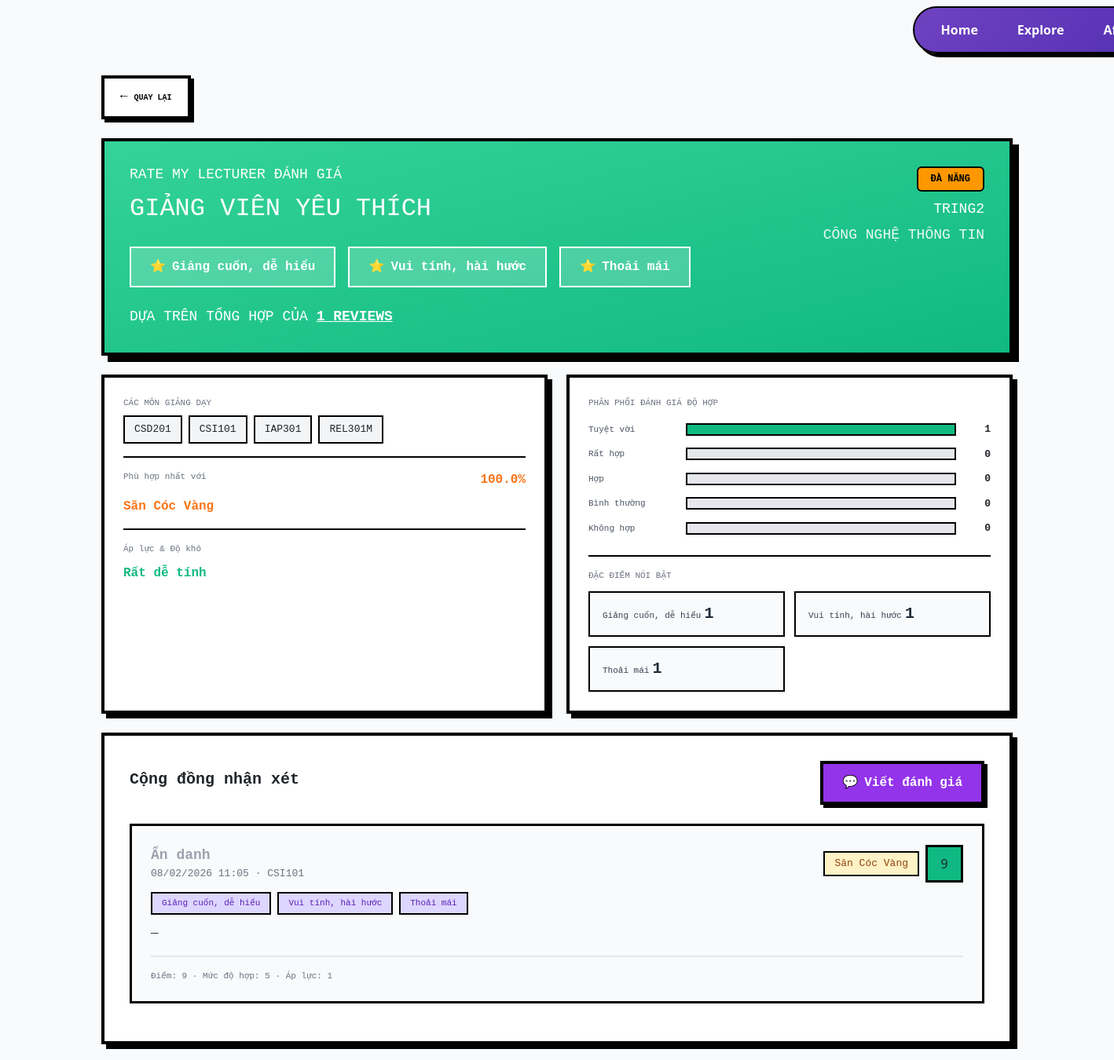
The page /lecturer/tring2/ on the database its author committed.
### home/models.py (models this page shows, shortened)
class Lecturer(models.Model):
    code = models.CharField(max_length=20, unique=True)
    name = models.CharField(max_length=100)
    department = models.CharField(max_length=100)
    campus = models.CharField(max_length=50, default='ĐÀ NẴNG')
    subjects_json = models.JSONField(default=list, blank=True)

class Review(models.Model):
    lecturer = models.ForeignKey(Lecturer, on_delete=models.CASCADE, related_name='reviews')
    rating_fit = models.IntegerField()
    rating_pressure = models.IntegerField()
    score = models.IntegerField()
    comment = models.TextField(blank=True)
    is_anonymous = models.BooleanField(default=True)
    reviewer_name = models.CharField(max_length=100, blank=True, null=True)
    created_at = models.DateTimeField(auto_now_add=True)
    subject_studied = models.CharField(max_length=200, blank=True)
    suitable_for = models.CharField(max_length=50, blank=True)
    tags = models.JSONField(default=list, blank=True)
    subjects = models.ManyToManyField(Subject, blank=True)

### home/views.py (the view, shortened to what this page needs)
# urls.py: path('lecturer/<str:lecturer_id>/', views.lecturer_detail, name='lecturer_detail'),
def lecturer_detail(request, lecturer_id):
    ensure_lecturers()
    lecturer = Lecturer.objects.filter(code=lecturer_id).first()
    if not lecturer:
        return redirect('rate_lecture')
    reviews = list(lecturer.reviews.all().order_by('-created_at'))
    stats = get_lecturer_stats(reviews)
    n = stats['review_count']
    fit_bars = [(v, lbl, stats['distribution_fit'].get(v, 0)) for v, lbl in COMPATIBILITY_CHOICES]
    suitable_label = None
    if stats.get('suitable_for_most'):
        skey = stats['suitable_for_most'][0]
        suitable_label = dict(SUITABLE_FOR_CHOICES).get(skey, skey)
    lecturer_data = {
        'id': lecturer.id,
        'code': lecturer.code,
        'name': lecturer.name,
        'department': lecturer.department,
        'status': lecturer.campus,
        'subjects': lecturer.subjects_json or [],
    }
    return render(request, 'lecturer_detail.html', {
        'lecturer': lecturer_data,
        'lecturer_id': lecturer_id,
        'reviews': reviews,
        'stats': stats,
        'fit_bars': fit_bars,
        'suitable_label': suitable_label,
        'compatibility_choices': COMPATIBILITY_CHOICES,
        'pressure_choices': PRESSURE_CHOICES,
        'suitable_for_choices': SUITABLE_FOR_CHOICES,
        'outstanding_traits': OUTSTANDING_TRAITS,
    })

### home/views.py (called while the page is built)
def ensure_lecturers():
    for item in LECTURERS_SEED:
        Lecturer.objects.get_or_create(
            code=item['code'],
            defaults={
                'name': item['name'],
                'department': item['department'],
                'campus': 'ĐÀ NẴNG',
                'subjects_json': item['subjects'],
            },
        )

### templates/lecturer_detail.html (shortened to what this page needs)
{% extends 'base.html' %}
{% block content %}
<div class="detail-page">
    <a href="{% url 'rate_lecture' %}" class="back-button">
        <span class="back-arrow">→</span>
        <span>QUAY LẠI</span>
    </a>
    <div class="header-card" style="margin-top: 24px; display: flex; flex-wrap: wrap; align-items: flex-start; justify-content: space-between; gap: 20px;">
        <div>
            <h2>RATE MY LECTURER ĐÁNH GIÁ</h2>
            <h1>GIẢNG VIÊN YÊU THÍCH</h1>
            <div class="tag-buttons">
                {% if stats.review_count > 0 and stats.top_traits %}
                    {% for t in stats.top_traits|slice:":3" %}
                    <div class="tag-btn"><span>⭐</span><span>{{ t.label }}</span></div>
                    {% endfor %}
                {% else %}
                    <div class="tag-btn"><span>⭐</span><span>Chưa có đánh giá</span></div>
                {% endif %}
            </div>
            <div class="review-summary">
                DỰA TRÊN TỔNG HỢP CỦA <span id="reviewCount" style="font-weight: bold; text-decoration: underline;">{{ stats.review_count }} REVIEWS</span>
            </div>
        </div>
        <div style="text-align: right;">
            <span class="badge" style="background: #ff9800; color: #000; padding: 8px 16px;">{{ lecturer.status }}</span>
            <h2 class="lecturer-name" style="color: #fff; margin-top: 12px;">{{ lecturer.name }}</h2>
            <p class="lecturer-dept" style="color: rgba(255,255,255,0.9);">{{ lecturer.department }}</p>
        </div>
    </div>
    <div class="stats-grid" id="statsGrid">
        <div class="info-card">
            <div class="info-section">
                <div class="info-label">CÁC MÔN GIẢNG DẠY</div>
                <div class="subject-tags">
                    {% for subj in lecturer.subjects %}
                    <span class="subject-tag">{{ subj }}</span>
                    {% empty %}
                    <span class="subject-tag">—</span>
                    {% endfor %}
                </div>
            </div>
            {% if stats.review_count > 0 %}
            <div class="stat-section">
                <div class="stat-header">
                    <span class="info-label">Phù hợp nhất với</span>
            {% if stats.suitable_for_most %}
                <span class="stat-percentage">{{ stats.suitable_for_percent }}%</span>
                {% endif %}
                </div>
                {% if stats.suitable_for_most %}
                <span class="stat-value">{{ suitable_label }}</span>
                {% else %}
                <span class="stat-value">—</span>
                {% endif %}
            </div>
            <div class="stat-section">
                <div class="info-label">Áp lực & Độ khó</div>
                <span class="stat-value green">{{ stats.pressure_most|default:"—" }}</span>
            </div>
            {% endif %}
        </div>
        <div class="info-card">
            <div class="info-label" style="margin-bottom: 16px;">PHÂN PHỐI ĐÁNH GIÁ ĐỘ HỢP</div>
            {% for value, label, count in fit_bars %}
            <div class="rating-bar">
                <span class="rating-label">{{ label }}</span>
                <div class="bar-container">
                    {% if stats.review_count > 0 %}
                    <div class="bar-fill {% if value >= 4 %}excellent{% elif value == 3 %}good{% else %}average{% endif %}" style="width: {% widthratio count stats.review_count 100 %}%;"></div>
                    {% endif %}
                </div>
                <span class="bar-count">{{ count }}</span>
            </div>
            {% endfor %}
            <div class="stat-section" style="margin-top: 24px;">
                <div class="info-label" style="margin-bottom: 12px;">ĐẶC ĐIỂM NỔI BẬT</div>
                <div class="highlights-grid">
                    {% for t in stats.top_traits|slice:":6" %}
                    <div class="highlight-item">
                        <span class="highlight-label">{{ t.label }}</span>
                        <span class="highlight-count">{{ t.count }}</span>
                    </div>
                    {% empty %}
                    <p style="color: #9ca3af; font-family: monospace;">Chưa có đánh giá đặc điểm.</p>
                    {% endfor %}
                </div>
            </div>
        </div>
    </div>
    <div class="reviews-section" id="reviews-section">
        <div class="reviews-header">
            <h2 class="reviews-title">Cộng đồng nhận xét</h2>
            <button type="button" class="write-review-btn" onclick="document.getElementById('reviewForm').classList.toggle('active');">
                <span>💬</span><span>Viết đánh giá</span>
            </button>
        </div>
        <div id="reviewsList">
            {% for r in reviews %}
            <div class="review-item">
                <div class="review-header">
                    <div class="reviewer-info">
                        <span class="reviewer-name {% if r.is_anonymous %}anonymous{% endif %}">{% if r.is_anonymous %}Ẩn danh{% else %}{{ r.reviewer_name|default:"Ẩn danh" }}{% endif %}</span>
                        <div class="review-meta">{{ r.created_at|date:"d/m/Y H:i" }}{% if r.subject_studied %} · {{ r.subject_studied }}{% endif %}</div>
                    </div>
                    <div class="review-badges">
                        {% if r.suitable_for == 'san_coc_vang' %}<span class="class-badge gold">Săn Cóc Vàng</span>{% endif %}
                        <span class="compatibility-score excellent">{{ r.score }}</span>
                    </div>
                </div>
                <div class="review-tags">
                    {% for key in r.tags %}
                    {% for k, label in outstanding_traits %}{% if k == key %}<span class="review-tag">{{ label }}</span>{% endif %}{% endfor %}
                    {% endfor %}
                </div>
                <p class="review-comment">{{ r.comment|default:"—" }}</p>
                <div class="review-footer">
                    <span class="review-stats">Điểm: {{ r.score }} · Mức độ hợp: {{ r.rating_fit }} · Áp lực: {{ r.rating_pressure }}</span>
                </div>
            </div>
            {% empty %}
            <div class="empty-state">
                <p class="empty-title">Chưa có nhận xét nào</p>
                <p class="empty-text">Hãy là người đầu tiên đánh giá giảng viên này!</p>
            </div>
            {% endfor %}
        </div>
    </div>
</div>
{% endblock %}

### templates/base.html (style rules this page uses)
body { background-color: #f8f9fa; }

### rows shown on the page
Lecturer: status "ĐÀ NẴNG", name "TRING2", department "CÔNG NGHỆ THÔNG TIN"
Review: is_anonymous "Ẩn danh", created_at "08/02/2026 11:05", subject_studied "CSI101", suitable_for "Săn Cóc Vàng", score "9", outstanding_traits "Giảng cuốn, dễ hiểu" "Vui tính, hài hước" "Thoải mái", comment "—", rating_fit "5", rating_pressure "1"

### other values the page prints
{{ t.label }} "Giảng cuốn, dễ hiểu" "Vui tính, hài hước" "Thoải mái"
{{ stats.review_count }} "1"
{{ subj }} "CSD201" "CSI101" "IAP301" "REL301M"
{{ stats.suitable_for_percent }} "100.0"
{{ suitable_label }} "Săn Cóc Vàng"
{{ stats.pressure_most|default:"—" }} "Rất dễ tính"
{{ label }} "Tuyệt vời" "Rất hợp" "Hợp" "Bình thường" "Không hợp"
{{ count }} "1" "0" "0" "0" "0"
{{ t.count }} "1" "1" "1"
